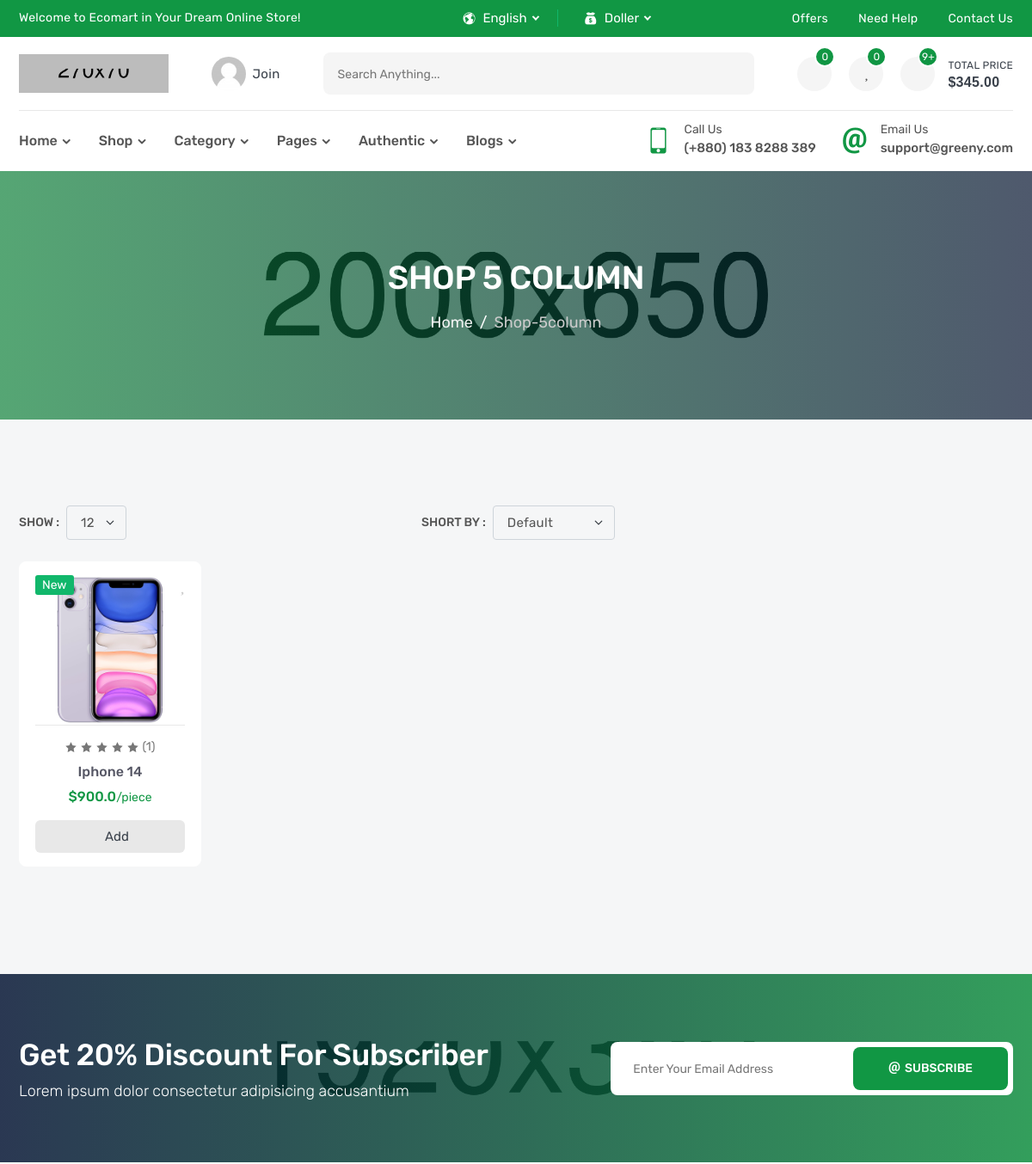
/products/ (upper part), run on an earlier commit of the app's database.
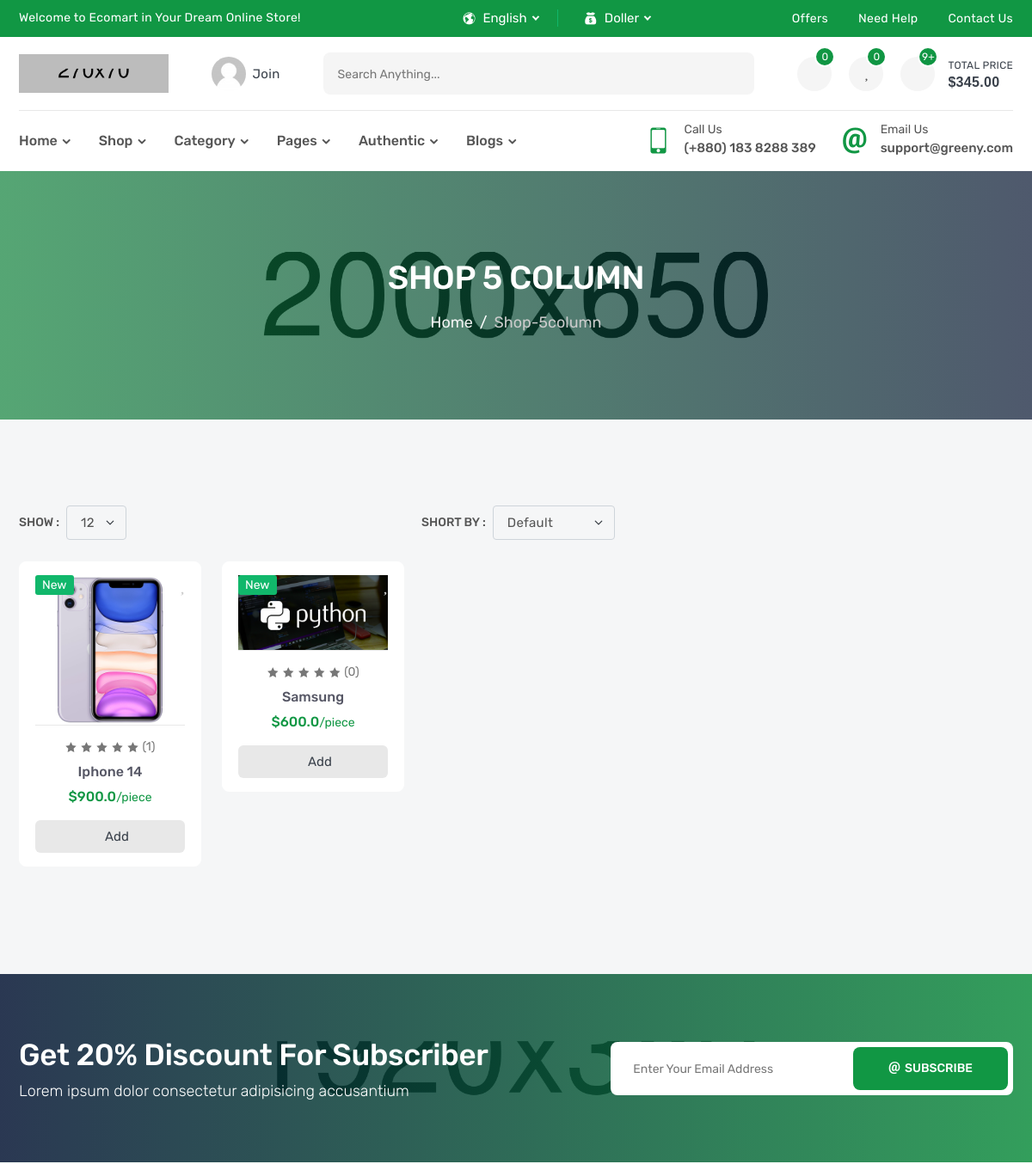
And on a later commit of the database.
### products/models.py (models this page shows, shortened)
class Product(models.Model):
    name = models.CharField(_('Name'),max_length=120)
    description = models.TextField(_('description'),max_length=30000)
    sku = models.IntegerField(_('sku'))
    price = models.FloatField(_('price'))
    subtitle = models.TextField(_('subtitle'),max_length=600)
    image = models.ImageField(_('image'),upload_to='product')
    brand = models.ForeignKey('Brand' ,verbose_name=_('brand'), on_delete=models.CASCADE,related_name='product_brand')
    flag = models.CharField(_('flag'),max_length=20,choices=FLAG_TYPES)
    tags = TaggableManager()
    slug = models.SlugField(null=True,blank=True)
    def __str__(self):
        return self.name

class Review(models.Model):
    user = models.ForeignKey(User,verbose_name=_('user'),related_name='user_review',on_delete=models.SET_NULL,null=True,blank=True)
    product = models.ForeignKey(Product,verbose_name=_('product'),related_name='product_review',on_delete=models.SET_NULL,null=True,blank=True)
    review = models.TextField(_('review'),max_length=500)
    rate = models.IntegerField(_('rate'),validators=[MaxValueValidator(5),MinValueValidator(0)])
    create_date = models.DateTimeField(_('create date'),default=timezone.now)

### products/views.py (the view)
# urls.py: path('',ProductList.as_view(),name='product_List'),
class ProductList(generic.ListView):
    model = Product

### products/templates/products/product_list.html (shortened to what this page needs)
{% extends 'base.html'  %}
{% block body %}
        <section class="inner-section single-banner" style="background: url(images/single-banner.jpg) no-repeat center;">
            <div class="container">
                <h2>Shop 5 Column</h2>
                <ol class="breadcrumb">
                    <li class="breadcrumb-item"><a href="index.html">Home</a></li>
                    <li class="breadcrumb-item active" aria-current="page">shop-5column</li>
                </ol>
            </div>
        </section>
        <section class="inner-section shop-part">
            <div class="container">
                <div class="row">
                    <div class="col-lg-12">
                        <div class="top-filter">
                            <div class="filter-show">
                                <label class="filter-label">Show :</label>
                                <select class="form-select filter-select">
                                    <option value="1">12</option>
                                </select>
                            </div>
                            <div class="filter-short">
                                <label class="filter-label">Short by :</label>
                                <select class="form-select filter-select">
                                    <option selected>default</option>
                                </select>
                            </div>
                            <div class="filter-action">
                                <a href="shop-3column.html" title="Three Column"><i class="fas fa-th"></i></a>
                                <a href="shop-2column.html" title="Two Column"><i class="fas fa-th-large"></i></a>
                                <a href="shop-1column.html" title="One Column"><i class="fas fa-th-list"></i></a>
                            </div>
                        </div>
                    </div>
                </div>
                <div class="row row-cols-2 row-cols-md-3 row-cols-lg-3 row-cols-xl-5">
                    {% for product in object_list %}
                    <div class="col">
                        <div class="product-card">
                            <div class="product-media">
                                <div class="product-label">
                                    <label class="label-text new">{{product.flag}}</label>
                                </div>
                                <button class="product-wish wish">
                                    <i class="fas fa-heart"></i>
                                </button>
                                <a class="product-image" href="{% url 'products:product_detail' product.slug %}">
                                    <img src="{{product.image.url}}" alt="product">
                                </a>
                            </div>
                            <div class="product-content">
                                <div class="product-rating">
                                    <i class="icofont-star {% if product.get_avg_rate.avg > 0 %} active {% endif %}"></i>
                                    <i class="icofont-star {% if product.get_avg_rate.avg > 1 %} active {% endif %}"></i>
                                    <i class="icofont-star {% if product.get_avg_rate.avg > 2 %} active {% endif %}"></i>
                                    <i class="icofont-star {% if product.get_avg_rate.avg > 3 %} active {% endif %}"></i>
                                    <i class="icofont-star {% if product.get_avg_rate.avg > 4 %} active {% endif %}"></i>
                                    <a href="product-video.html">({{product.product_review.all|length}})</a>
                                </div>
                                <h6 class="product-name">
                                    <a href="{% url 'products:product_detail' product.slug %}">{{product}}</a>
                                </h6>
                                <h6 class="product-price">
                                    <span>${{product.price}}<small>/piece</small></span>
                                </h6>
                                <button class="product-add" title="Add to Cart">
                                    <i class="fas fa-shopping-basket"></i>
                                    <span>add</span>
                                </button>
                            </div>
                        </div>
                    </div>
                    {% endfor %}
                </div>
            </div>
        </section>
        {% endblock body %}

### templates/base.html (shortened to what this page needs)
{% load static %}
<!DOCTYPE html>
<html lang="en">
    <head>
        <link rel="stylesheet" href="{% static 'ltr/fonts/flaticon/flaticon.css' %}">
        <link rel="stylesheet" href="{% static 'ltr/fonts/icofont/icofont.min.css' %}">
        <link rel="stylesheet" href="{% static 'ltr/fontawesome/fontawesome.min.css' %}">
        <link rel="stylesheet" href="{% static 'ltr/vendor/venobox/venobox.min.css' %}">
        <link rel="stylesheet" href="{% static 'ltr/vendor/slickslider/slick.min.css' %}">
        <link rel="stylesheet" href="{% static 'ltr/vendor/niceselect/nice-select.min.css' %}">
        <link rel="stylesheet" href="{% static 'ltr/vendor/bootstrap/bootstrap.min.css' %}">
        <link rel="stylesheet" href="{% static 'ltr/css/main.css'%}">
        {% block css  %}
        <link rel="stylesheet" href="{% static 'ltr/css/index.css'%}">
        {% endblock css %}
    </head>
    <body>
        <div class="header-top">
            <div class="container">
                <div class="row">
                    <div class="col-md-12 col-lg-5">
                        <div class="header-top-welcome">
                            <p>Welcome to Ecomart in Your Dream Online Store!</p>
                        </div>
                    </div>
                    <div class="col-md-5 col-lg-3">
                        <div class="header-top-select">
                            <div class="header-select">
                                <i class="icofont-world"></i>
                            </div>
                            <div class="header-select">
                                <i class="icofont-money"></i>
                            </div>
                        </div>
                    </div>
                    <div class="col-md-7 col-lg-4">
                        <ul class="header-top-list">
                            <li><a href="offer.html">offers</a></li>
                            <li><a href="faq.html">need help</a></li>
                            <li><a href="contact.html">contact us</a></li>
                        </ul>
                    </div>
                </div>
            </div>
        </div>
        <header class="header-part">
            <div class="container">
                <div class="header-content">
                    <a href="index.html" class="header-logo">
                        <img src="images/logo.png" alt="logo">
                    </a>
                    <a href="login.html" class="header-widget" title="My Account">
                        <img src="images/user.png" alt="user">
                        <span>join</span>
                    </a>
                    <form class="header-form">
                        <input type="text" placeholder="Search anything...">
                        <button><i class="fas fa-search"></i></button>
                    </form>
                    <div class="header-widget-group">
                        <a href="compare.html" class="header-widget" title="Compare List">
                            <i class="fas fa-random"></i>
                            <sup>0</sup>
                        </a>
                        <a href="wishlist.html" class="header-widget" title="Wishlist">
                            <i class="fas fa-heart"></i>
                            <sup>0</sup>
                        </a>
                        <button class="header-widget header-cart" title="Cartlist">
                            <i class="fas fa-shopping-basket"></i>
                            <sup>9+</sup>
                            <span>total price<small>$345.00</small></span>
                        </button>
                    </div>
                </div>
            </div>
        </header>
        <nav class="navbar-part">
            <div class="container">
                <div class="row">
                    <div class="col-lg-12">
                        <div class="navbar-content">
                            <ul class="navbar-list">
                                <li class="navbar-item dropdown">
                                    <a class="navbar-link dropdown-arrow" href="#">home</a>
                                </li>
                                <li class="navbar-item dropdown-megamenu">
                                    <a class="navbar-link dropdown-arrow" href="#">shop</a>
                                </li>
                                <li class="navbar-item dropdown-megamenu">
                                    <a class="navbar-link dropdown-arrow" href="#">category</a>
                                </li>
                                <li class="navbar-item dropdown">
                                    <a class="navbar-link dropdown-arrow" href="#">pages</a>
                                </li>
                                <li class="navbar-item dropdown">
                                    <a class="navbar-link dropdown-arrow" href="#">authentic</a>
                                </li>
                                <li class="navbar-item dropdown">
                                    <a class="navbar-link dropdown-arrow" href="#">blogs</a>
                                </li>
                            </ul>
                            <div class="navbar-info-group">
                                <div class="navbar-info">
                                    <i class="icofont-ui-touch-phone"></i>
                                    <p>
                                        <small>call us</small>
                                        <span>(+880) 183 8288 389</span>
                                    </p>
                                </div>
                                <div class="navbar-info">
                                    <i class="icofont-ui-email"></i>
                                    <p>
                                        <small>email us</small>
                                        <span>support@greeny.com</span>
                                    </p>
                                </div>
                            </div>
                        </div>
                    </div>
                </div>
            </div>
        </nav>
       {% block body %}
       {% endblock body %}
        <section class="news-part" style="background: url(images/newsletter.jpg) no-repeat center;">
            <div class="container">
                <div class="row align-items-center">
                    <div class="col-md-5 col-lg-6 col-xl-7">
                        <div class="news-text">
                            <h2>Get 20% Discount for Subscriber</h2>
                            <p>Lorem ipsum dolor consectetur adipisicing accusantium</p>
                        </div>
                    </div>
                    <div class="col-md-7 col-lg-6 col-xl-5">
                        <form class="news-form">
                            <input type="text" placeholder="Enter Your Email Address">
                            <button><span><i class="icofont-ui-email"></i>Subscribe</span></button>
                        </form>
                    </div>
                </div>
            </div>
        </section>
    </body>
</html>

What changed in the data, as far as the page shows it:
added Product: flag "New", image (picture), product_review.all|length "0", name "Samsung", price "600.0"
